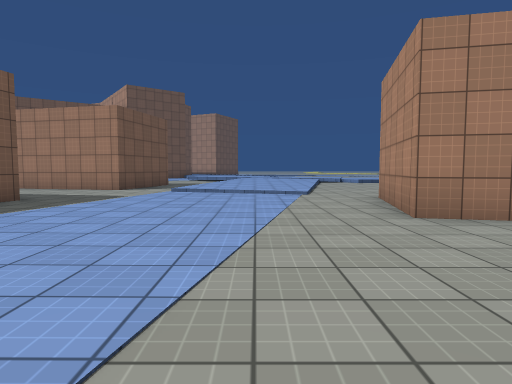
[1] (above)

24 first-person views from a walk through a 3-D level made in the Unity game engine. The camera is 1.2 m above the floor, tilts 4° down and sees 75° across. The floor is counted in squares, 2 m on a side. Each view is taken from the middle of a square. On the plan, view 1 faces up. The plan holds only what a view shows up to about 10 squares ahead; the rest is blank. The place goes on beyond the plan. Some surface patterns are stand-ins.

[2]
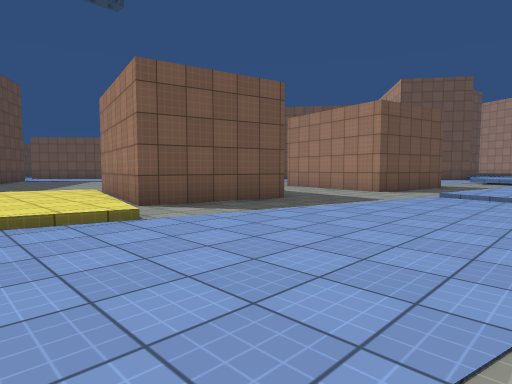

[3]
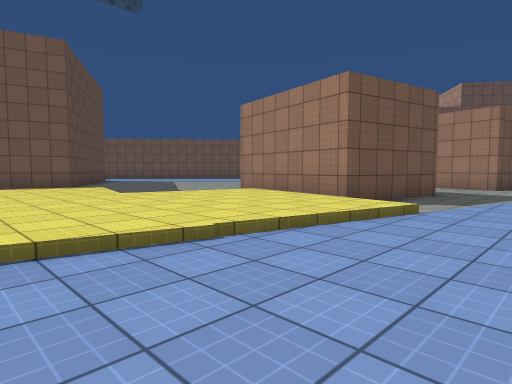

[4]
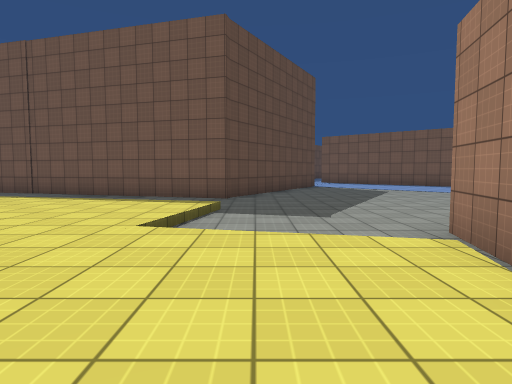

[5]
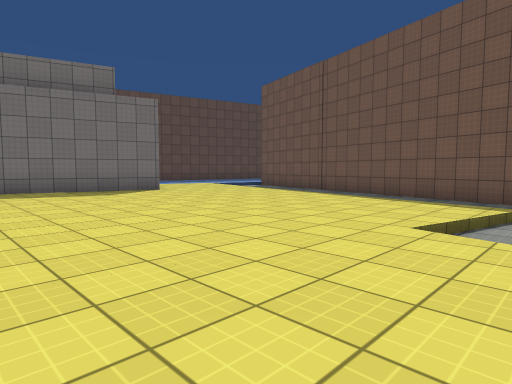

[6]
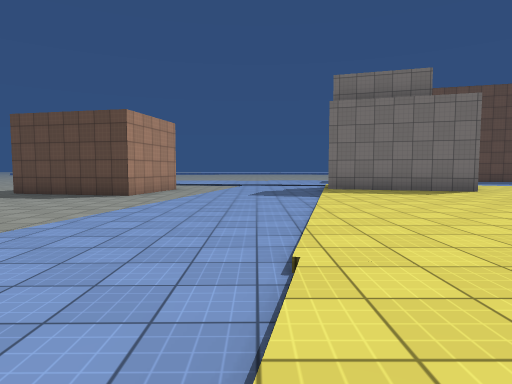

[7]
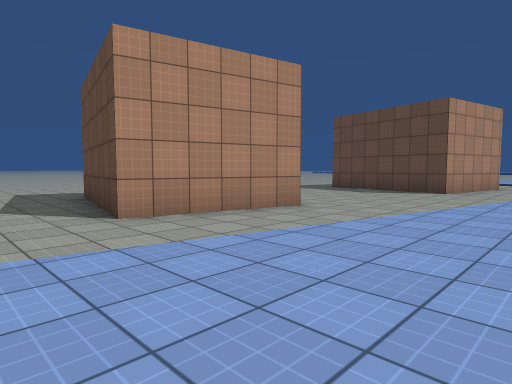

[8]
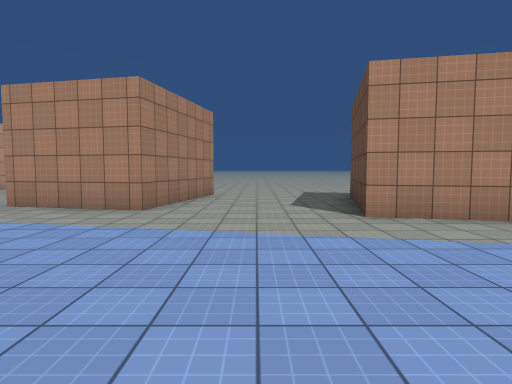

[9]
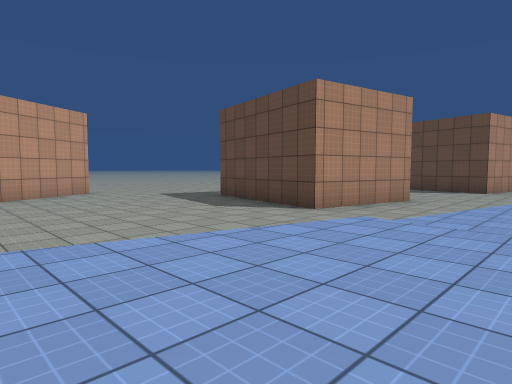

[10]
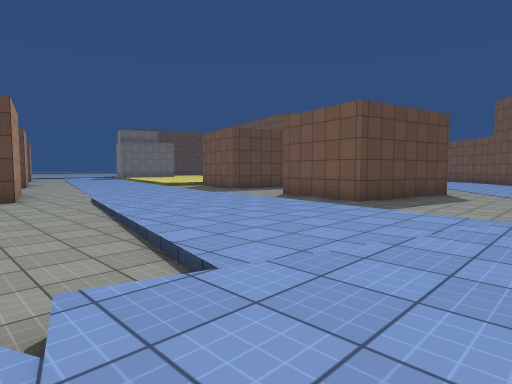

[11]
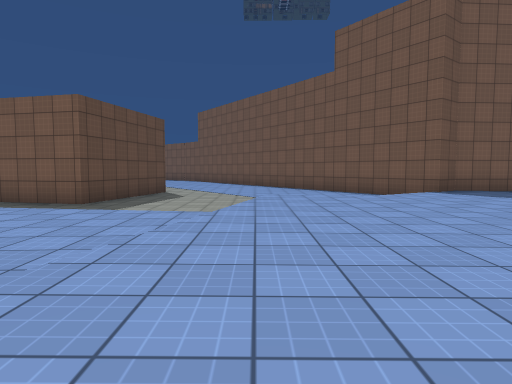

[12]
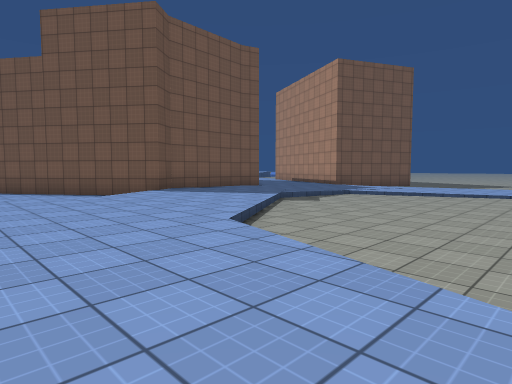

[13]
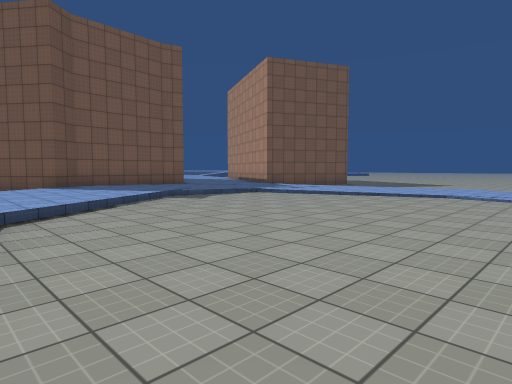

[14]
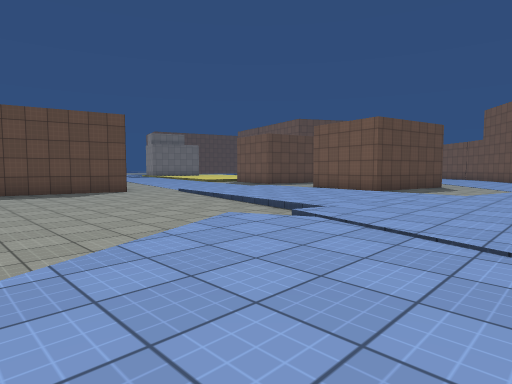

[15]
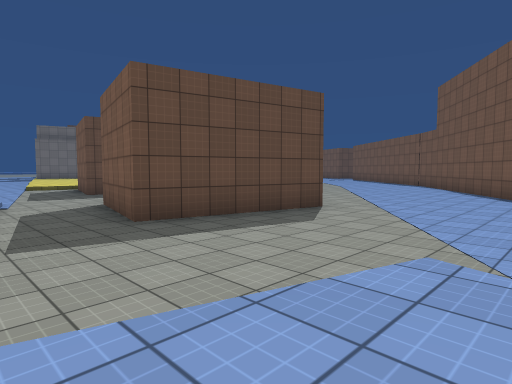

[16]
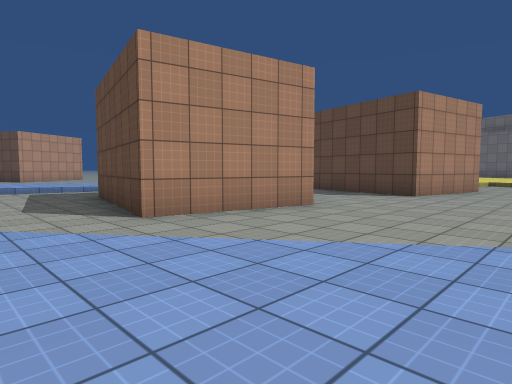

[17]
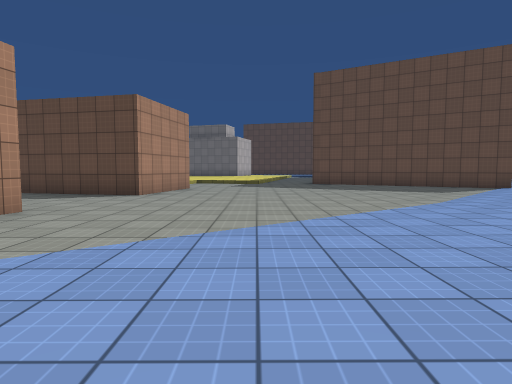

[18]
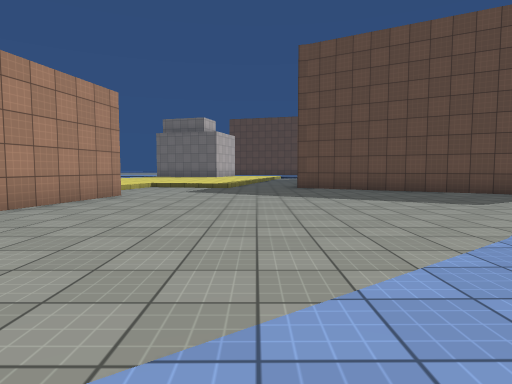

[19]
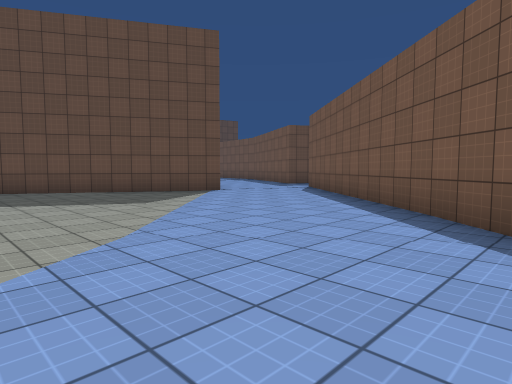

[20]
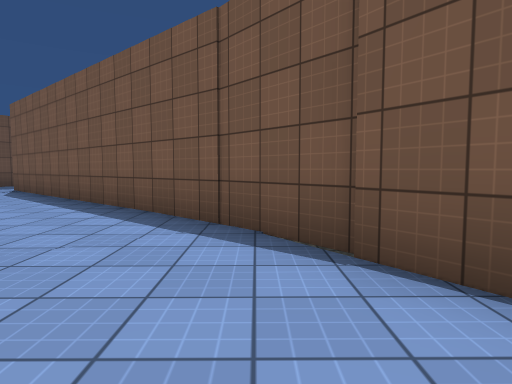

[21]
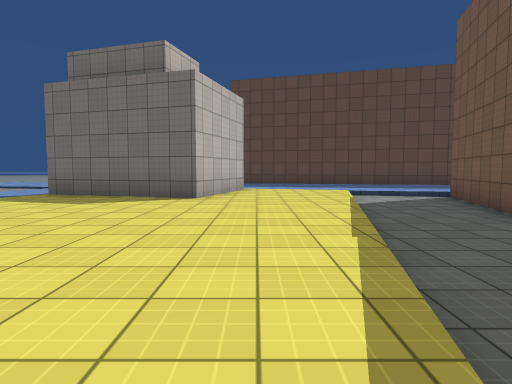

[22]
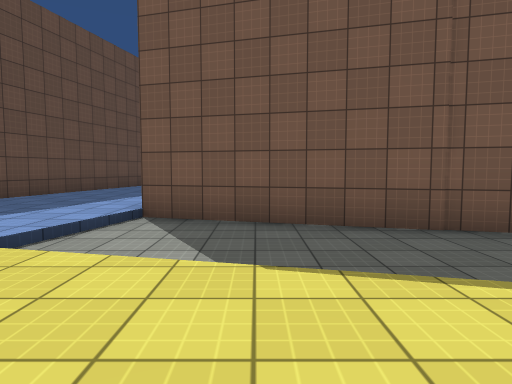

[23]
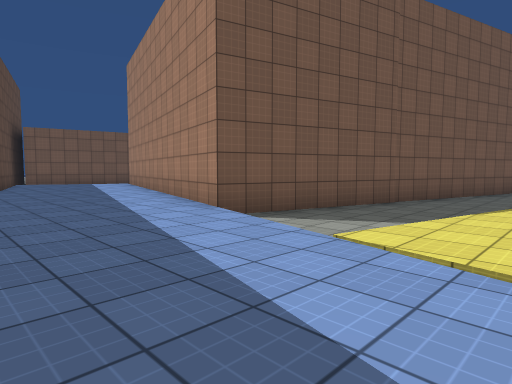

[24]
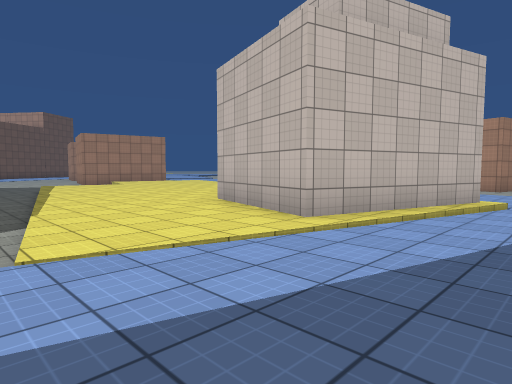

### Floor plan
Key: @ floor where view 1 was taken; # wall or solid block; . main floor; : floor 0.25 m higher than the main floor; + floor 0.5 m higher than the main floor; / step, stairs or slope.
Columns run from 22 left of view 1 to 7 right of it. Each row starts with its distance up from view 1.
 27                        :://.
 26                       :/....
 25                      /......
 24                     :.......
 23                  # ::.......
 22                  #:::/.......
 21                  #:::/.......
 20                ###/:::/......
 19               ##.. +:::/.....
 18               #... /+::://///
 17                 .../+++:::::::
 16           ##.......//+++::::::
 15          ##...........::+::::/
 14           .........../:::.//..
 13       ##.......##..../:::.....
 12      ##........####..:::/....
 11     ##.........# ##..:::/.....
 10    ##..........####./:::/.....
  9   ##................/:::......
  8  ##..................///......
  7 ##............##..............
  6 #.............####.......####.
  5   ............# ##......#####
  4    ##.........####......#####
  3     ###......./:///..........
  2       ##....../:::/..........
  1        ##..///::::/...........
  0         #..:::::::/...@###....
 -1         #..:::::::.....# ## ..
 -2        ##./:::::::.....#
 -3        #../::::::/......
 -4        #..:::::::/.......
 -5       ##..:::::::........
 -6       #../:::::::.........
 -7  ###  #../::###:/.........
 -8 :::####../::####/.....####
 -9 :::::://.:::#### ..  ##
-10 ::::::::::///### ....#
-11  //::::::::::://...
-12  ####::::::::

Where each view was taken, in squares from view 1:
view 1: 0 up, 0 right, facing up
view 2: 1 up, 0 right, facing up-left
view 3: 2 down, 2 left, facing up-left
view 4: 2 up, 5 left, facing left
view 5: 2 up, 5 left, facing down-left
view 6: 2 up, 4 left, facing down
view 7: 2 up, 3 left, facing down-right
view 8: 2 up, 4 left, facing right
view 9: 12 up, 1 left, facing down-right
view 10: 16 up, 4 right, facing down-left
view 11: 16 up, 4 right, facing left
view 12: 16 up, 4 right, facing up-left
view 13: 18 up, 6 right, facing up-left
view 14: 17 up, 7 right, facing down-left
view 15: 17 up, 1 left, facing down-left
view 16: 15 up, 11 left, facing down-right
view 17: 15 up, 11 left, facing down
view 18: 12 up, 12 left, facing down
view 19: 12 up, 13 left, facing down-left
view 20: 12 up, 13 left, facing left
view 21: 0 up, 11 left, facing down
view 22: 7 down, 11 left, facing left
view 23: 12 down, 12 left, facing up-left
view 24: 12 down, 14 left, facing up-right
